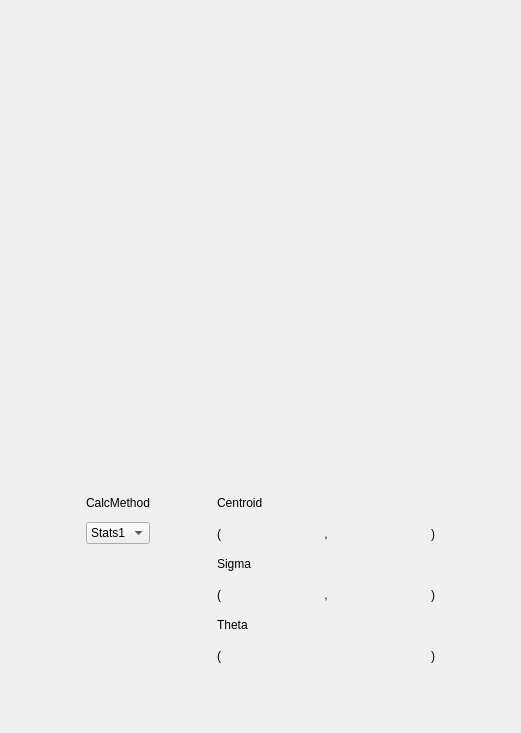
     <widget class="QWidget" name="Scrn43">
      <attribute name="title">
       <string> Scrn 4.3 </string>
      </attribute>
      <layout class="QVBoxLayout" name="verticalLayout_18">
       <item>
        <spacer name="verticalSpacer_16">
         <property name="orientation">
          <enum>Qt::Vertical</enum>
         </property>
         <property name="sizeHint" stdset="0">
          <size>
           <width>20</width>
           <height>40</height>
          </size>
         </property>
        </spacer>
       </item>
       <item>
        <widget class="QWidget" name="widget_Scrn43" native="true">
         <property name="minimumSize">
          <size>
           <width>0</width>
           <height>0</height>
          </size>
         </property>
         <layout class="QGridLayout" name="gridLayout_8">
          <property name="leftMargin">
           <number>0</number>
          </property>
          <property name="topMargin">
           <number>0</number>
          </property>
          <property name="rightMargin">
           <number>0</number>
          </property>
          <property name="bottomMargin">
           <number>0</number>
          </property>
          <item row="2" column="0" rowspan="2" colspan="2">
           <widget class="QWidget" name="widget_Calculations_Scrn43" native="true">
            <layout class="QGridLayout" name="gridLayout_10">
             <property name="horizontalSpacing">
              <number>0</number>
             </property>
             <item row="4" column="3" colspan="2">
              <widget class="QLabel" name="label_Theta_Scrn43">
               <property name="text">
                <string>Theta</string>
               </property>
              </widget>
             </item>
             <item row="3" column="3">
              <widget class="QLabel" name="label_1_54">
               <property name="styleSheet">
                <string notr="true">font: 14pt &quot;Ubuntu&quot;;</string>
               </property>
               <property name="text">
                <string>(</string>
               </property>
              </widget>
             </item>
             <item row="5" column="4" colspan="3">
              <widget class="QFrame" name="frame_Orientation_Scrn43">
               <property name="minimumSize">
                <size>
                 <width>100</width>
                 <height>35</height>
                </size>
               </property>
               <property name="frameShape">
                <enum>QFrame::NoFrame</enum>
               </property>
               <property name="frameShadow">
                <enum>QFrame::Raised</enum>
               </property>
               <widget class="PyDMLabel" name="PyDMLabel_Stats2Orientation_Scrn43">
                <property name="geometry">
                 <rect>
                  <x>80</x>
                  <y>10</y>
                  <width>80</width>
                  <height>18</height>
                 </rect>
                </property>
                <property name="toolTip">
                 <string/>
                </property>
                <property name="whatsThis">
                 <string/>
                </property>
                <property name="alignment">
                 <set>Qt::AlignCenter</set>
                </property>
               </widget>
               <widget class="PyDMLabel" name="PyDMLabel_Stats1Orientation_Scrn43">
                <property name="geometry">
                 <rect>
                  <x>80</x>
                  <y>10</y>
                  <width>80</width>
                  <height>18</height>
                 </rect>
                </property>
                <property name="toolTip">
                 <string/>
                </property>
                <property name="whatsThis">
                 <string/>
                </property>
                <property name="alignment">
                 <set>Qt::AlignCenter</set>
                </property>
               </widget>
              </widget>
             </item>
             <item row="5" column="7">
              <widget class="QLabel" name="label_1_51">
               <property name="styleSheet">
                <string notr="true">font: 14pt &quot;Ubuntu&quot;;</string>
               </property>
               <property name="text">
                <string>)</string>
               </property>
              </widget>
             </item>
             <item row="3" column="7">
              <widget class="QLabel" name="label_1_53">
               <property name="styleSheet">
                <string notr="true">font: 14pt &quot;Ubuntu&quot;;</string>
               </property>
               <property name="text">
                <string>)</string>
               </property>
              </widget>
             </item>
             <item row="0" column="1">
              <widget class="QLabel" name="label_CalcMethod_Scrn43">
               <property name="text">
                <string>CalcMethod</string>
               </property>
              </widget>
             </item>
             <item row="1" column="8">
              <spacer name="horizontalSpacer">
               <property name="orientation">
                <enum>Qt::Horizontal</enum>
               </property>
               <property name="sizeHint" stdset="0">
                <size>
                 <width>40</width>
                 <height>20</height>
                </size>
               </property>
              </spacer>
             </item>
             <item row="3" column="5">
              <widget class="QLabel" name="label_1_58">
               <property name="styleSheet">
                <string notr="true">font: 14pt &quot;Ubuntu&quot;;</string>
               </property>
               <property name="text">
                <string> , </string>
               </property>
              </widget>
             </item>
             <item row="1" column="2">
              <spacer name="horizontalSpacer_2">
               <property name="orientation">
                <enum>Qt::Horizontal</enum>
               </property>
               <property name="sizeHint" stdset="0">
                <size>
                 <width>40</width>
                 <height>20</height>
                </size>
               </property>
              </spacer>
             </item>
             <item row="3" column="4">
              <widget class="QFrame" name="frame_SigmaX_Scrn43">
               <property name="minimumSize">
                <size>
                 <width>100</width>
                 <height>35</height>
                </size>
               </property>
               <property name="frameShape">
                <enum>QFrame::NoFrame</enum>
               </property>
               <property name="frameShadow">
                <enum>QFrame::Raised</enum>
               </property>
               <widget class="PyDMLabel" name="PyDMLabel_Stats2SigmaX_Scrn43">
                <property name="geometry">
                 <rect>
                  <x>10</x>
                  <y>10</y>
                  <width>80</width>
                  <height>18</height>
                 </rect>
                </property>
                <property name="toolTip">
                 <string/>
                </property>
                <property name="whatsThis">
                 <string/>
                </property>
               </widget>
               <widget class="PyDMLabel" name="PyDMLabel_Stats1SigmaX_Scrn43">
                <property name="geometry">
                 <rect>
                  <x>10</x>
                  <y>10</y>
                  <width>80</width>
                  <height>18</height>
                 </rect>
                </property>
                <property name="toolTip">
                 <string/>
                </property>
                <property name="whatsThis">
                 <string/>
                </property>
               </widget>
              </widget>
             </item>
             <item row="5" column="3">
              <widget class="QLabel" name="label_1_55">
               <property name="styleSheet">
                <string notr="true">font: 14pt &quot;Ubuntu&quot;;</string>
               </property>
               <property name="text">
                <string>(</string>
               </property>
              </widget>
             </item>
             <item row="1" column="5">
              <widget class="QLabel" name="label_1_52">
               <property name="styleSheet">
                <string notr="true">font: 14pt &quot;Ubuntu&quot;;</string>
               </property>
               <property name="text">
                <string> , </string>
               </property>
              </widget>
             </item>
             <item row="1" column="6">
              <widget class="QFrame" name="frame_CentroidY_Scrn43">
               <property name="minimumSize">
                <size>
                 <width>100</width>
                 <height>35</height>
                </size>
               </property>
               <property name="frameShape">
                <enum>QFrame::NoFrame</enum>
               </property>
               <property name="frameShadow">
                <enum>QFrame::Raised</enum>
               </property>
               <widget class="PyDMLabel" name="PyDMLabel_Stats1CentroidY_Scrn43">
                <property name="geometry">
                 <rect>
                  <x>10</x>
                  <y>10</y>
                  <width>80</width>
                  <height>18</height>
                 </rect>
                </property>
                <property name="toolTip">
                 <string/>
                </property>
                <property name="whatsThis">
                 <string/>
                </property>
               </widget>
               <widget class="PyDMLabel" name="PyDMLabel_Stats2CentroidY_Scrn43">
                <property name="geometry">
                 <rect>
                  <x>10</x>
                  <y>10</y>
                  <width>80</width>
                  <height>18</height>
                 </rect>
                </property>
                <property name="toolTip">
                 <string/>
                </property>
                <property name="whatsThis">
                 <string/>
                </property>
               </widget>
              </widget>
             </item>
             <item row="1" column="3">
              <widget class="QLabel" name="label_1_56">
               <property name="styleSheet">
                <string notr="true">font: 14pt &quot;Ubuntu&quot;;</string>
               </property>
               <property name="text">
                <string>(</string>
               </property>
              </widget>
             </item>
             <item row="1" column="1">
              <widget class="PyDMEnumComboBox" name="PyDMEnumComboBox_CalcMethod_Scrn43">
               <property name="enabled">
                <bool>true</bool>
               </property>
               <property name="sizePolicy">
                <sizepolicy hsizetype="Preferred" vsizetype="Maximum">
                 <horstretch>0</horstretch>
                 <verstretch>0</verstretch>
                </sizepolicy>
               </property>
               <property name="toolTip">
                <string/>
               </property>
               <property name="whatsThis">
                <string/>
               </property>
               <item>
                <property name="text">
                 <string>Stats1</string>
                </property>
               </item>
               <item>
                <property name="text">
                 <string>Stats2</string>
                </property>
               </item>
              </widget>
             </item>
             <item row="2" column="3" colspan="2">
              <widget class="QLabel" name="label_Sigma_Scrn43">
               <property name="text">
                <string>Sigma</string>
               </property>
              </widget>
             </item>
             <item row="3" column="6">
              <widget class="QFrame" name="frame_SigmaY_Scrn43">
               <property name="minimumSize">
                <size>
                 <width>100</width>
                 <height>35</height>
                </size>
               </property>
               <property name="frameShape">
                <enum>QFrame::NoFrame</enum>
               </property>
               <property name="frameShadow">
                <enum>QFrame::Raised</enum>
               </property>
               <widget class="PyDMLabel" name="PyDMLabel_Stats2SigmaY_Scrn43">
                <property name="geometry">
                 <rect>
                  <x>10</x>
                  <y>10</y>
                  <width>80</width>
                  <height>18</height>
                 </rect>
                </property>
                <property name="toolTip">
                 <string/>
                </property>
                <property name="whatsThis">
                 <string/>
                </property>
               </widget>
               <widget class="PyDMLabel" name="PyDMLabel_Stats1SigmaY_Scrn43">
                <property name="geometry">
                 <rect>
                  <x>10</x>
                  <y>10</y>
                  <width>80</width>
                  <height>18</height>
                 </rect>
                </property>
                <property name="toolTip">
                 <string/>
                </property>
                <property name="whatsThis">
                 <string/>
                </property>
               </widget>
              </widget>
             </item>
             <item row="1" column="7">
              <widget class="QLabel" name="label_1_57">
               <property name="styleSheet">
                <string notr="true">font: 14pt &quot;Ubuntu&quot;;</string>
               </property>
               <property name="text">
                <string>)</string>
               </property>
              </widget>
             </item>
             <item row="1" column="4">
              <widget class="QFrame" name="frame_CentroidX_Scrn43">
               <property name="minimumSize">
                <size>
                 <width>100</width>
                 <height>35</height>
                </size>
               </property>
               <property name="frameShape">
                <enum>QFrame::NoFrame</enum>
               </property>
               <property name="frameShadow">
                <enum>QFrame::Raised</enum>
               </property>
               <widget class="PyDMLabel" name="PyDMLabel_Stats2CentroidX_Scrn43">
                <property name="geometry">
                 <rect>
                  <x>10</x>
                  <y>10</y>
                  <width>80</width>
                  <height>18</height>
                 </rect>
                </property>
                <property name="toolTip">
                 <string/>
                </property>
                <property name="whatsThis">
                 <string/>
                </property>
               </widget>
               <widget class="PyDMLabel" name="PyDMLabel_Stats1CentroidX_Scrn43">
                <property name="geometry">
                 <rect>
                  <x>10</x>
                  <y>10</y>
                  <width>80</width>
                  <height>18</height>
                 </rect>
                </property>
                <property name="toolTip">
                 <string/>
                </property>
                <property name="whatsThis">
                 <string/>
                </property>
               </widget>
              </widget>
             </item>
             <item row="0" column="3" colspan="2">
              <widget class="QLabel" name="label_Centroid_Scrn43">
               <property name="text">
                <string>Centroid</string>
               </property>
              </widget>
             </item>
             <item row="1" column="0">
              <spacer name="horizontalSpacer_18">
               <property name="orientation">
                <enum>Qt::Horizontal</enum>
               </property>
               <property name="sizeHint" stdset="0">
                <size>
                 <width>40</width>
                 <height>20</height>
                </size>
               </property>
              </spacer>
             </item>
            </layout>
           </widget>
          </item>
          <item row="0" column="0" colspan="2">
           <widget class="PyDMImageView" name="PyDMImageView_Scrn43">
            <property name="minimumSize">
             <size>
              <width>499</width>
              <height>390</height>
             </size>
            </property>
            <property name="maximumSize">
             <size>
              <width>499</width>
              <height>390</height>
             </size>
            </property>
            <property name="toolTip">
             <string/>
            </property>
            <property name="whatsThis">
             <string/>
            </property>
            <property name="imageChannel" stdset="0">
             <string>ca://TS-04:DI-Scrn-3:&amp;&amp;dataarray$$</string>
            </property>
            <property name="widthChannel" stdset="0">
             <string>ca://TS-04:DI-Scrn-3:$$width$$</string>
            </property>
           </widget>
          </item>
          <item row="1" column="0" colspan="2">
           <spacer name="verticalSpacer_17">
            <property name="orientation">
             <enum>Qt::Vertical</enum>
            </property>
            <property name="sizeHint" stdset="0">
             <size>
              <width>20</width>
              <height>40</height>
             </size>
            </property>
           </spacer>
          </item>
         </layout>
        </widget>
       </item>
       <item>
        <spacer name="verticalSpacer_18">
         <property name="orientation">
          <enum>Qt::Vertical</enum>
         </property>
         <property name="sizeHint" stdset="0">
          <size>
           <width>20</width>
           <height>40</height>
          </size>
         </property>
        </spacer>
       </item>
      </layout>
     </widget>
